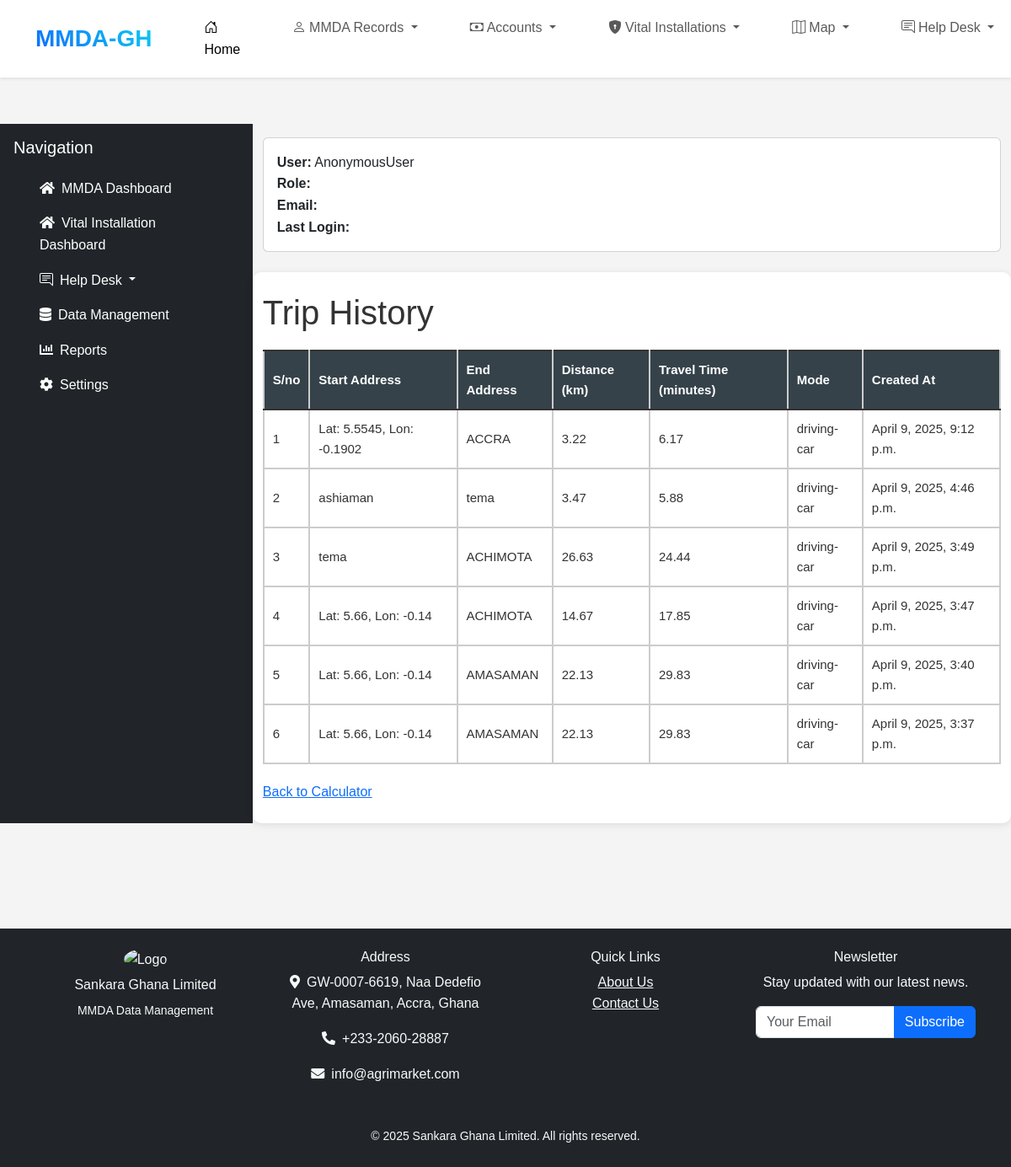
Page /distance_calculator/trip_history/ on the committed database.
### distance_calculator/models.py (models this page shows, shortened)
class Trip(models.Model):
    start_address = models.CharField(max_length=255)
    end_address = models.CharField(max_length=255)
    distance = models.FloatField()
    route_url = models.URLField()
    travel_time = models.FloatField()
    mode = models.CharField(max_length=50)
    created_at = models.DateTimeField(auto_now_add=True)

### distance_calculator/views.py (the view)
# urls.py: path('trip_history/', views.trip_history, name='trip_history'),
def trip_history(request):
    trips = Trip.objects.all().order_by('-created_at')
    return render(request, 'calculator/trip_history.html', {'trips': trips})

### distance_calculator/templates/calculator/trip_history.html (shortened to what this page needs)
{% extends 'base.html' %}
{% load static %}
{% load crispy_forms_tags %}
{% block content %}
<!DOCTYPE html>
<html lang="en">
<head>
</head>
<body>
    <h1>Trip History</h1>
    <table border="1">
        <thead>
            <tr>
                <th>S/no</th>
                <th>Start Address</th>
                <th>End Address</th>
                <th>Distance (km)</th>
                <th>Travel Time (minutes)</th>
                <th>Mode</th>
                <th>Created At</th>
            </tr>
        </thead>
        <tbody>
            {% for trip in trips %}
            <tr>
                <td>{{ forloop.counter }}</td>
                <td>{{ trip.start_address }}</td>
                <td>{{ trip.end_address }}</td>
                <td>{{ trip.distance }}</td>
                <td>{{ trip.travel_time }}</td>
                <td>{{ trip.mode }}</td>
                <td>{{ trip.created_at }}</td>
            </tr>
            {% endfor %}
        </tbody>
    </table>
    <a href="{% url 'trip_history' %}">Back to Calculator</a>
</body>
</html>
{% endblock %}

### static/css/styles.css (style rules this page uses)
* { margin: 0; padding: 0; box-sizing: border-box; }
body { overflow-x: hidden; font-family: Arial, sans-serif; line-height: 1.6; background-color: #f4f4f4; color: #333; margin: 0; padding: 0; padding-top: 56px; }
table { font-size: 15px; width: 100%; border-collapse: collapse; margin: 20px 0; }
table th, table td { padding: 10px; text-align: left; border: 1px solid #ddd; white-space: normal; }
table th, table td { border-width: 2px; border-color: #ccc; }
table th { background: #35424a; color: #ffffff; border-top: 2px solid #333; border-bottom: 2px solid #333; }
@media (min-width: 768px) { body { padding-top: 70px; } }

### rows in the picture
Trip: start_address "Lat: 5.5545, Lon: -0.1902", end_address "ACCRA", distance "3.22", travel_time "6.17", mode "driving-car", created_at "April 9, 2025, 9:12 p.m."
Trip: start_address "ashiaman", end_address "tema", distance "3.47", travel_time "5.88", mode "driving-car", created_at "April 9, 2025, 4:46 p.m."
Trip: start_address "tema", end_address "ACHIMOTA", distance "26.63", travel_time "24.44", mode "driving-car", created_at "April 9, 2025, 3:49 p.m."
Trip: start_address "Lat: 5.66, Lon: -0.14", end_address "ACHIMOTA", distance "14.67", travel_time "17.85", mode "driving-car", created_at "April 9, 2025, 3:47 p.m."
Trip: start_address "Lat: 5.66, Lon: -0.14", end_address "AMASAMAN", distance "22.13", travel_time "29.83", mode "driving-car", created_at "April 9, 2025, 3:40 p.m."
Trip: start_address "Lat: 5.66, Lon: -0.14", end_address "AMASAMAN", distance "22.13", travel_time "29.83", mode "driving-car", created_at "April 9, 2025, 3:37 p.m."

### other values in the picture
{{ request.user }} "AnonymousUser"
